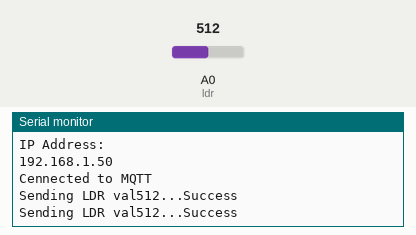
Simulated run of this sketch. Board: ESP8266 (NodeMCU). Shown: the last lines printed to the serial monitor. Inputs (shaded band) come from the test bench; at power-on: A0 (ldr) = 512. WiFi joins after 1.5 s; servers stay silent unless stated; no MQTT or app messages arrive unless stated.

Above: at 2.7 s.
2.8 s: A0 (ldr) set to 716
At 3.8 s:
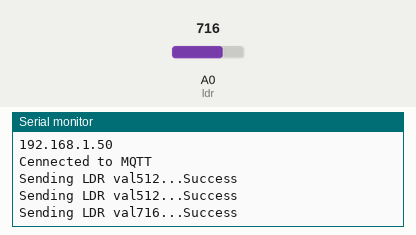
4.3 s: A0 (ldr) set to 900
At 5.4 s:
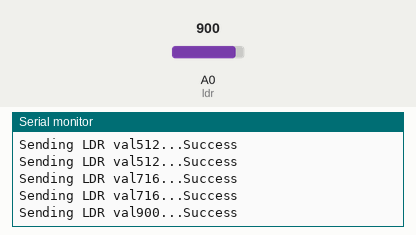
Timing chart, 0 to 7.3 s (numbered marks = the images above; inputs shaded):
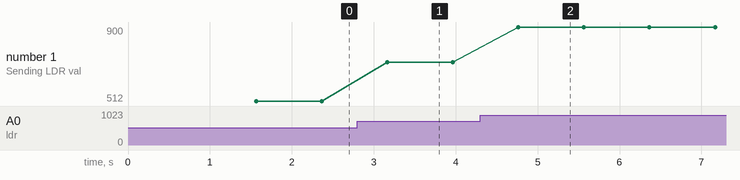

Measured:
- after the input at 2.8 s, the serial monitor: prints a new line after 0.36 s (image 1)
- after the input at 4.3 s, the serial monitor: prints a new line after 0.46 s (image 2)
- plotted number 1: 512 → 716 after the input at 2.8 s, 716 → 900 after the input at 4.3 s

The sketch:

MQTT.ino
```cpp
#include <ESP8266WiFi.h>
#include "Adafruit_MQTT.h"
#include "Adafruit_MQTT_Client.h"

#define ldr A0
#define wifi "K6"
#define pass "11111111"
#define server "io.adafruit.com"
#define prt 1883
#define usern "ksanthosh95"
#define key "946b636e44ab42f0857fbe289aa3cf71"

WiFiClient esp;

Adafruit_MQTT_Client mqtt(&esp,server,prt,usern,key);

Adafruit_MQTT_Publish photocell = Adafruit_MQTT_Publish(&mqtt,usern"/feeds/photocell");

void setup() {
Serial.begin(115200);
delay(10);
Serial.println("Adafruit MQTT demo");
Serial.println("Connecting to");
Serial.println(wifi);

WiFi.begin(wifi,pass);
while(WiFi.status()!=WL_CONNECTED)
{
 delay(500);
 Serial.print("*");
}
Serial.println("Wifi Connected");
Serial.println("IP Address: ");
Serial.println(WiFi.localIP());
Serial.println("Cennected to MQTT");
while(mqtt.connect())
{
  Serial.print(".");
}
}
void loop() {
if(mqtt.connected())
{
  int data=analogRead(ldr);
  Serial.print("\nSending LDR val");
  Serial.print(data);
  Serial.print("...");
  if(photocell.publish(data))
  {
    Serial.println("Success");
  }
  else
  {
    Serial.println("UnSuccess");
  }
  delay(800);
}
}
```
